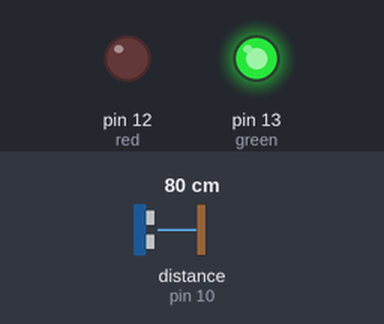
The sketch below on a simulated Arduino Uno, built with avr-gcc and run on an emulated ATmega328P. On the bench: output pins drawn as LEDs (lit = HIGH). Wiring (inferred from the names in the program): ultrasonic range finder: trigger pin 9; echo pin 10. The test bench sets the inputs (shaded band); at power-on: distance to the obstacle (sensor on pin 10) 80 cm. The echo pulse lasts 58.3 µs per cm; pins used as bus, display or sensor lines are not drawn.

Above: at 1.2 s.
1.3 s: distance to the obstacle (sensor on pin 10) set to 9 cm
At 2.0 s:
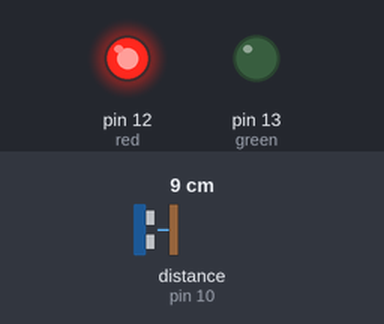
2.8 s: distance to the obstacle (sensor on pin 10) set to 18 cm
At 4.0 s:
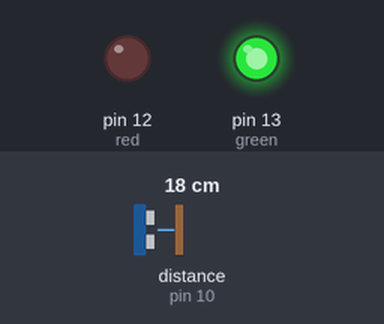
4.3 s: distance to the obstacle (sensor on pin 10) set to 2 cm
At 5.3 s:
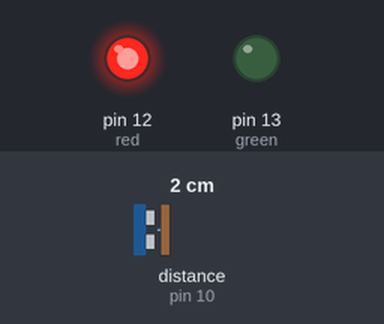
Timing chart, 0 to 7.3 s (numbered marks = the images above; inputs shaded):
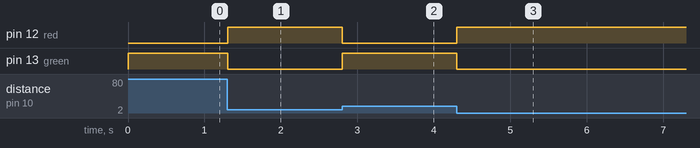

Measured:
- after the input at 1.3 s, pin 12 (red): LOW → HIGH at once; pin 13 (green): HIGH → LOW at once
- after the input at 2.8 s, pin 12 (red): HIGH → LOW at once; pin 13 (green): LOW → HIGH at once
- after the input at 4.3 s, pin 12 (red): LOW → HIGH at once; pin 13 (green): HIGH → LOW at once

The sketch:

Ultrasonic_Light.ino
```cpp
#include <Arduino_FreeRTOS.h>

const int trigPin = 9;
const int echoPin = 10;

void TaskBlink( void *pvParameters );

int green = 13;
int red = 12;

long duration;
int distance;


void setup() {

  pinMode(trigPin, OUTPUT);
  pinMode(echoPin, INPUT);
  Serial.begin(9600);

  pinMode(green, OUTPUT);
  pinMode(red, OUTPUT);

  while (!Serial) {
    ;
  }

  xTaskCreate(
    TaskBlink
    ,  (const portCHAR *)"Blink"   // A name just for humans
    ,  128  // This stack size can be checked & adjusted by reading the Stack Highwater
    ,  NULL
    ,  2  // Priority, with 3 (configMAX_PRIORITIES - 1) being the highest, and 0 being the lowest.
    ,  NULL );

}


void loop() {


}


void TaskBlink(void *pvParameters) {
  while (1) {
    digitalWrite(trigPin, LOW);
    vTaskDelay( 2 / portTICK_PERIOD_MS );
    digitalWrite(trigPin, HIGH);
    vTaskDelay( 10 / portTICK_PERIOD_MS );
    digitalWrite(trigPin, LOW);
    duration = pulseIn(echoPin, HIGH);
    distance = duration * 0.034 / 2;
//    Serial.print("Distance: ");
//    Serial.println(distance);

    if (distance < 10) {
      digitalWrite(red, HIGH);
      digitalWrite(green, LOW);
    } else {
      digitalWrite(red, LOW);
      digitalWrite(green, HIGH);
    }
  }
}
```
